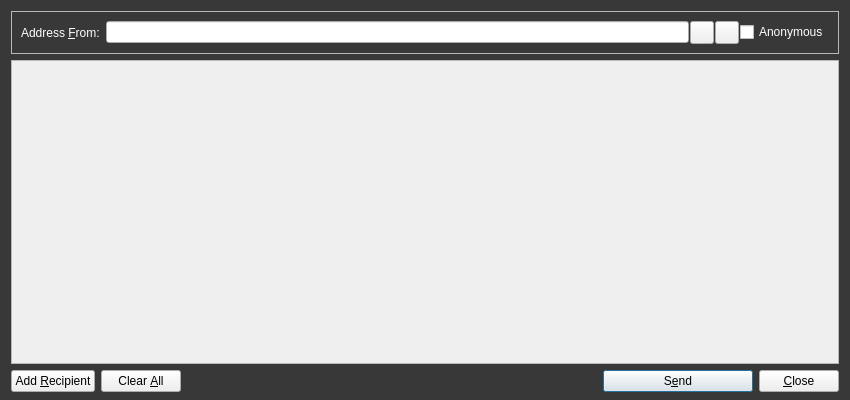
<?xml version="1.0" encoding="UTF-8"?>
<ui version="4.0">
 <class>SendMessagesDialog</class>
 <widget class="QDialog" name="SendMessagesDialog">
  <property name="geometry">
   <rect>
    <x>0</x>
    <y>0</y>
    <width>850</width>
    <height>400</height>
   </rect>
  </property>
  <property name="windowTitle">
   <string>Send Messages</string>
  </property>
  <property name="styleSheet">
   <string notr="true">#SendMessagesDialog { background-color: #383838; }</string>
  </property>
  <layout class="QVBoxLayout" name="verticalLayout" stretch="0,1,0">
   <property name="bottomMargin">
    <number>8</number>
   </property>
   <item>
    <widget class="QFrame" name="frameAddressFrom">
     <property name="sizePolicy">
      <sizepolicy hsizetype="Expanding" vsizetype="Expanding">
       <horstretch>0</horstretch>
       <verstretch>0</verstretch>
      </sizepolicy>
     </property>
     <property name="maximumSize">
      <size>
       <width>16777215</width>
       <height>16777215</height>
      </size>
     </property>
     <property name="frameShape">
      <enum>QFrame::StyledPanel</enum>
     </property>
     <property name="frameShadow">
      <enum>QFrame::Sunken</enum>
     </property>
     <layout class="QHBoxLayout" name="horizontalLayout_3">
      <item>
       <widget class="QLabel" name="addressFromLabel">
        <property name="styleSheet">
         <string notr="true">color: #ffffff;</string>
        </property>
        <property name="text">
         <string>Address &amp;From:</string>
        </property>
        <property name="buddy">
         <cstring>addressFrom</cstring>
        </property>
       </widget>
      </item>
      <item>
       <layout class="QHBoxLayout" name="horizontalLayout_4">
        <property name="spacing">
         <number>1</number>
        </property>
        <item>
         <widget class="QValidatedLineEdit" name="addressFrom"/>
        </item>
        <item>
         <widget class="QToolButton" name="addressBookButton">
          <property name="toolTip">
           <string>Choose address from address book</string>
          </property>
          <property name="text">
           <string/>
          </property>
          <property name="icon">
          <iconset resource="../aywa.qrc">
           <normaloff>:/icons/trad/address-book</normaloff>:/icons/trad/address-book</iconset>
         </property>
          <property name="shortcut">
           <string>Alt+A</string>
          </property>
         </widget>
        </item>
        <item>
         <widget class="QToolButton" name="pasteButton">
          <property name="toolTip">
           <string>Paste address from clipboard</string>
          </property>
          <property name="text">
           <string/>
          </property>
          <property name="icon">
           <iconset>
            <normaloff>:/icons/trad/editpaste</normaloff>:/icons/trad/editpaste</iconset>
          </property>
          <property name="shortcut">
           <string>Alt+P</string>
          </property>
         </widget>
        </item>
        <item>
         <widget class="QCheckBox" name="checkBox">
          <property name="mouseTracking">
           <bool>false</bool>
          </property>
          <property name="autoFillBackground">
           <bool>false</bool>
          </property>
          <property name="styleSheet">
           <string notr="true">color: #ffffff;</string>
          </property>
          <property name="text">
           <string>Anonymous</string>
          </property>
         </widget>
        </item>
       </layout>
      </item>
     </layout>
    </widget>
   </item>
   <item>
    <widget class="QScrollArea" name="scrollArea">
     <property name="widgetResizable">
      <bool>true</bool>
     </property>
     <widget class="QWidget" name="scrollAreaWidgetContents">
      <property name="geometry">
       <rect>
        <x>0</x>
        <y>0</y>
        <width>830</width>
        <height>295</height>
       </rect>
      </property>
      <layout class="QVBoxLayout" name="verticalLayout_2">
       <property name="leftMargin">
        <number>0</number>
       </property>
       <property name="topMargin">
        <number>0</number>
       </property>
       <property name="rightMargin">
        <number>0</number>
       </property>
       <property name="bottomMargin">
        <number>0</number>
       </property>
       <item>
        <layout class="QVBoxLayout" name="entries">
         <property name="spacing">
          <number>6</number>
         </property>
        </layout>
       </item>
       <item>
        <spacer name="verticalSpacer">
         <property name="orientation">
          <enum>Qt::Vertical</enum>
         </property>
         <property name="sizeHint" stdset="0">
          <size>
           <width>20</width>
           <height>40</height>
          </size>
         </property>
        </spacer>
       </item>
      </layout>
     </widget>
    </widget>
   </item>
   <item>
    <layout class="QHBoxLayout" name="horizontalLayout">
     <item>
      <widget class="QPushButton" name="addButton">
       <property name="toolTip">
        <string>Send to multiple recipients at once</string>
       </property>
       <property name="text">
        <string>Add &amp;Recipient</string>
       </property>
       <property name="icon">
        <iconset>
         <normaloff>:/icons/add</normaloff>:/icons/add</iconset>
       </property>
       <property name="autoDefault">
        <bool>false</bool>
       </property>
      </widget>
     </item>
     <item>
      <widget class="QPushButton" name="clearButton">
       <property name="sizePolicy">
        <sizepolicy hsizetype="Minimum" vsizetype="Fixed">
         <horstretch>0</horstretch>
         <verstretch>0</verstretch>
        </sizepolicy>
       </property>
       <property name="toolTip">
        <string>Remove all transaction fields</string>
       </property>
       <property name="text">
        <string>Clear &amp;All</string>
       </property>
       <property name="icon">
        <iconset>
         <normaloff>:/icons/remove</normaloff>:/icons/remove</iconset>
       </property>
       <property name="autoRepeatDelay">
        <number>300</number>
       </property>
       <property name="autoDefault">
        <bool>false</bool>
       </property>
      </widget>
     </item>
     <item>
      <spacer name="horizontalSpacer">
       <property name="orientation">
        <enum>Qt::Horizontal</enum>
       </property>
       <property name="sizeHint" stdset="0">
        <size>
         <width>40</width>
         <height>20</height>
        </size>
       </property>
      </spacer>
     </item>
     <item>
      <widget class="QPushButton" name="sendButton">
       <property name="minimumSize">
        <size>
         <width>150</width>
         <height>0</height>
        </size>
       </property>
       <property name="toolTip">
        <string>Confirm the send action</string>
       </property>
       <property name="text">
        <string>S&amp;end</string>
       </property>
       <property name="icon">
        <iconset>
         <normaloff>:/icons/send</normaloff>:/icons/send</iconset>
       </property>
       <property name="default">
        <bool>true</bool>
       </property>
      </widget>
     </item>
     <item>
      <widget class="QPushButton" name="closeButton">
       <property name="text">
        <string>&amp;Close</string>
       </property>
       <property name="icon">
        <iconset>
         <normaloff>:/icons/quit</normaloff>:/icons/quit</iconset>
       </property>
      </widget>
     </item>
    </layout>
   </item>
  </layout>
 </widget>
 <customwidgets>
  <customwidget>
   <class>QValidatedLineEdit</class>
   <extends>QLineEdit</extends>
   <header>qvalidatedlineedit.h</header>
  </customwidget>
  </customwidgets>
  <resources>
   <include location="../aywa.qrc"/>
  </resources>
  <connections/>
</ui>
